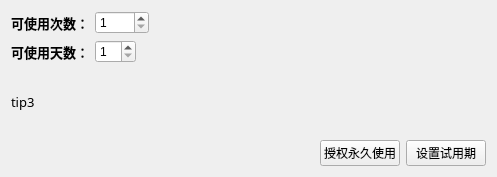
<?xml version="1.0" encoding="UTF-8"?>
<ui version="4.0">
 <class>TrialtoolClass</class>
 <widget class="QWidget" name="TrialtoolClass">
  <property name="geometry">
   <rect>
    <x>0</x>
    <y>0</y>
    <width>497</width>
    <height>177</height>
   </rect>
  </property>
  <property name="windowTitle">
   <string>Trialtool</string>
  </property>
  <layout class="QGridLayout" name="gridLayout">
   <item row="0" column="0">
    <layout class="QVBoxLayout" name="verticalLayout">
     <item>
      <layout class="QHBoxLayout" name="horizontalLayout">
       <item>
        <widget class="QLabel" name="label">
         <property name="font">
          <font>
           <family>楷体</family>
           <pointsize>10</pointsize>
           <weight>75</weight>
           <bold>true</bold>
          </font>
         </property>
         <property name="text">
          <string>可使用次数：</string>
         </property>
        </widget>
       </item>
       <item>
        <widget class="QSpinBox" name="spinBoxTimes">
         <property name="minimum">
          <number>1</number>
         </property>
         <property name="maximum">
          <number>9999</number>
         </property>
        </widget>
       </item>
       <item>
        <spacer name="horizontalSpacer">
         <property name="orientation">
          <enum>Qt::Horizontal</enum>
         </property>
         <property name="sizeHint" stdset="0">
          <size>
           <width>40</width>
           <height>20</height>
          </size>
         </property>
        </spacer>
       </item>
      </layout>
     </item>
     <item>
      <layout class="QHBoxLayout" name="horizontalLayout_2">
       <item>
        <widget class="QLabel" name="label_2">
         <property name="font">
          <font>
           <family>楷体</family>
           <pointsize>10</pointsize>
           <weight>75</weight>
           <bold>true</bold>
          </font>
         </property>
         <property name="text">
          <string>可使用天数：</string>
         </property>
        </widget>
       </item>
       <item>
        <widget class="QSpinBox" name="spinBoxDays">
         <property name="minimum">
          <number>1</number>
         </property>
        </widget>
       </item>
       <item>
        <spacer name="horizontalSpacer_2">
         <property name="orientation">
          <enum>Qt::Horizontal</enum>
         </property>
         <property name="sizeHint" stdset="0">
          <size>
           <width>40</width>
           <height>20</height>
          </size>
         </property>
        </spacer>
       </item>
      </layout>
     </item>
     <item>
      <layout class="QHBoxLayout" name="horizontalLayout_3" stretch="8">
       <item>
        <widget class="QLabel" name="labelTip">
         <property name="font">
          <font>
           <family>楷体</family>
           <pointsize>10</pointsize>
           <weight>50</weight>
           <bold>false</bold>
          </font>
         </property>
         <property name="text">
          <string>tip3</string>
         </property>
        </widget>
       </item>
      </layout>
     </item>
     <item>
      <layout class="QHBoxLayout" name="horizontalLayout_4">
       <item>
        <spacer name="horizontalSpacer_3">
         <property name="orientation">
          <enum>Qt::Horizontal</enum>
         </property>
         <property name="sizeHint" stdset="0">
          <size>
           <width>40</width>
           <height>20</height>
          </size>
         </property>
        </spacer>
       </item>
       <item>
        <widget class="QPushButton" name="pushButtonPermanent">
         <property name="text">
          <string>授权永久使用</string>
         </property>
        </widget>
       </item>
       <item>
        <widget class="QPushButton" name="pushButtonSet">
         <property name="text">
          <string>设置试用期</string>
         </property>
        </widget>
       </item>
      </layout>
     </item>
    </layout>
   </item>
  </layout>
 </widget>
 <layoutdefault spacing="6" margin="11"/>
 <resources>
  <include location="trialtool.qrc"/>
 </resources>
 <connections/>
</ui>
